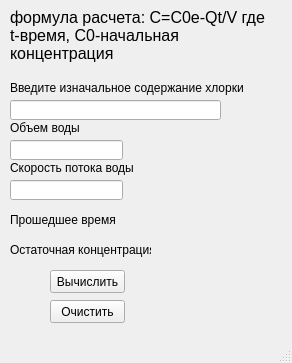
<?xml version="1.0" encoding="UTF-8"?>
<ui version="4.0">
 <class>mainwidow</class>
 <widget class="QMainWindow" name="mainwidow">
  <property name="geometry">
   <rect>
    <x>0</x>
    <y>0</y>
    <width>292</width>
    <height>363</height>
   </rect>
  </property>
  <property name="windowTitle">
   <string>MainWindow</string>
  </property>
  <widget class="QWidget" name="centralwidget">
   <widget class="QPushButton" name="pushButton">
    <property name="geometry">
     <rect>
      <x>50</x>
      <y>270</y>
      <width>75</width>
      <height>23</height>
     </rect>
    </property>
    <property name="text">
     <string>Вычислить</string>
    </property>
   </widget>
   <widget class="QLabel" name="label">
    <property name="geometry">
     <rect>
      <x>10</x>
      <y>0</y>
      <width>261</width>
      <height>71</height>
     </rect>
    </property>
    <property name="font">
     <font>
      <pointsize>12</pointsize>
     </font>
    </property>
    <property name="text">
     <string>формула расчета: С=С0е-Qt/V где t-время, С0-начальная концентрация</string>
    </property>
    <property name="wordWrap">
     <bool>true</bool>
    </property>
   </widget>
   <widget class="QLabel" name="label_2">
    <property name="geometry">
     <rect>
      <x>10</x>
      <y>210</y>
      <width>141</width>
      <height>20</height>
     </rect>
    </property>
    <property name="text">
     <string>Прошедшее время</string>
    </property>
   </widget>
   <widget class="QLabel" name="label_3">
    <property name="geometry">
     <rect>
      <x>10</x>
      <y>240</y>
      <width>141</width>
      <height>20</height>
     </rect>
    </property>
    <property name="text">
     <string>Остаточная концентрация</string>
    </property>
   </widget>
   <widget class="QLineEdit" name="lineEdit">
    <property name="geometry">
     <rect>
      <x>10</x>
      <y>100</y>
      <width>211</width>
      <height>20</height>
     </rect>
    </property>
    <property name="text">
     <string/>
    </property>
   </widget>
   <widget class="QLineEdit" name="lineEdit_2">
    <property name="geometry">
     <rect>
      <x>10</x>
      <y>140</y>
      <width>113</width>
      <height>20</height>
     </rect>
    </property>
   </widget>
   <widget class="QLineEdit" name="lineEdit_3">
    <property name="geometry">
     <rect>
      <x>10</x>
      <y>180</y>
      <width>113</width>
      <height>20</height>
     </rect>
    </property>
   </widget>
   <widget class="QLabel" name="label_4">
    <property name="geometry">
     <rect>
      <x>10</x>
      <y>80</y>
      <width>241</width>
      <height>16</height>
     </rect>
    </property>
    <property name="text">
     <string>Введите изначальное содержание хлорки</string>
    </property>
    <property name="textFormat">
     <enum>Qt::AutoText</enum>
    </property>
    <property name="scaledContents">
     <bool>false</bool>
    </property>
    <property name="wordWrap">
     <bool>false</bool>
    </property>
   </widget>
   <widget class="QLabel" name="label_5">
    <property name="geometry">
     <rect>
      <x>10</x>
      <y>120</y>
      <width>141</width>
      <height>16</height>
     </rect>
    </property>
    <property name="text">
     <string>Объем воды</string>
    </property>
   </widget>
   <widget class="QLabel" name="label_6">
    <property name="geometry">
     <rect>
      <x>10</x>
      <y>160</y>
      <width>151</width>
      <height>16</height>
     </rect>
    </property>
    <property name="text">
     <string>Скорость потока воды</string>
    </property>
   </widget>
   <widget class="QLabel" name="label_7">
    <property name="geometry">
     <rect>
      <x>170</x>
      <y>210</y>
      <width>81</width>
      <height>16</height>
     </rect>
    </property>
    <property name="text">
     <string/>
    </property>
   </widget>
   <widget class="QLabel" name="label_8">
    <property name="geometry">
     <rect>
      <x>170</x>
      <y>240</y>
      <width>81</width>
      <height>16</height>
     </rect>
    </property>
    <property name="text">
     <string/>
    </property>
   </widget>
   <widget class="QPushButton" name="pushButton_2">
    <property name="geometry">
     <rect>
      <x>50</x>
      <y>300</y>
      <width>75</width>
      <height>23</height>
     </rect>
    </property>
    <property name="text">
     <string>Очистить</string>
    </property>
   </widget>
  </widget>
  <widget class="QStatusBar" name="statusbar"/>
 </widget>
 <resources/>
 <connections/>
</ui>
